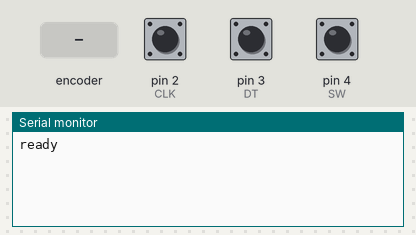
Bench run of a sketch on a simulated Arduino Uno, built with avr-gcc and run on an emulated ATmega328P. On the bench: the last lines printed to the serial monitor. The inputs (shaded band) are chosen by the test bench; at power-on: pin 4 (SW) HIGH, pin 2 (CLK) HIGH, pin 3 (DT) HIGH.

Above: at 1.2 s.
1.3 s: rotary encoder on pin 2 (CLK) / pin 3 (DT) turned 1 step (first pin leading)
At 2.1 s:
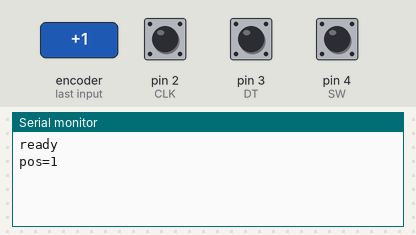
3.0 s: pin 4 (SW) pulled LOW for 0.15 s
At 3.4 s:
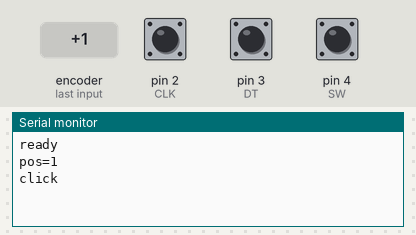
4.6 s: rotary encoder on pin 2 (CLK) / pin 3 (DT) turned 1 step (first pin leading)
At 5.8 s:
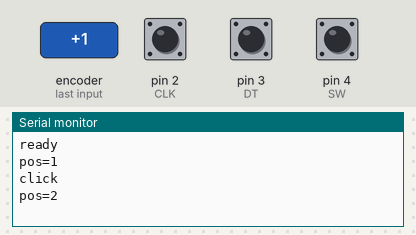

Measured:
- after the input at 1.3 s, the serial monitor: prints a new line at once (image 1)
- after the input at 3.0 s, the serial monitor: prints a new line at once (image 2)
- after the input at 4.6 s, the serial monitor: prints a new line at once (image 3)

The sketch:

dev_encoder.ino
```cpp
// KY-040 polled on CLK falling edges: DT HIGH = clockwise. SW uses the module pull-up.
const int CLK = 2, DT = 3, SW = 4;
int pos = 0;
int lastClk = HIGH;
void setup() {
  pinMode(CLK, INPUT);
  pinMode(DT, INPUT);
  pinMode(SW, INPUT);
  Serial.begin(115200);
  lastClk = digitalRead(CLK);
  Serial.println("ready");
}
void loop() {
  int clk = digitalRead(CLK);
  if (clk != lastClk && clk == LOW) {
    pos += digitalRead(DT) == HIGH ? 1 : -1;
    Serial.print("pos=");
    Serial.println(pos);
  }
  lastClk = clk;
  if (digitalRead(SW) == LOW) {
    Serial.println("click");
    while (digitalRead(SW) == LOW) {}
  }
}
```
